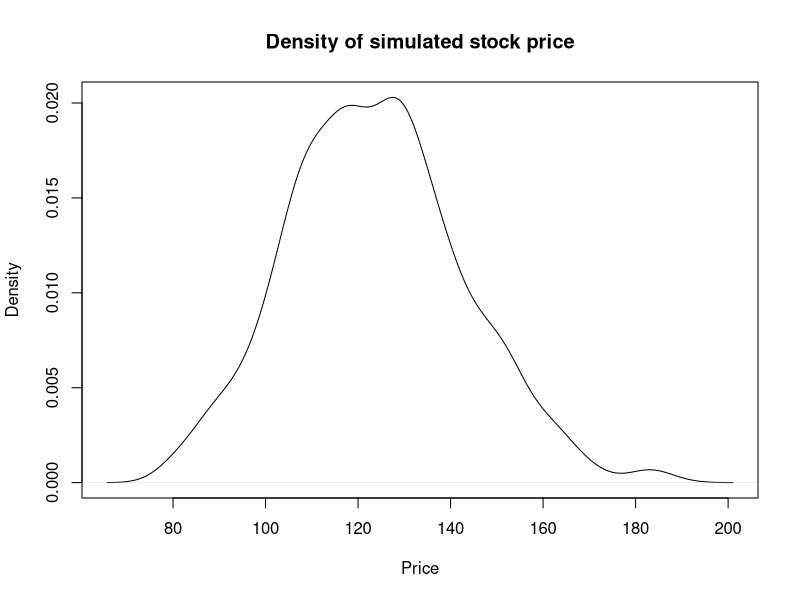

Reproduce this figure in R.
## ---- chunk 1
# Firstly, we will be pricing a European call option using Monte Carlo simulation.

# We assume:
mu <- 0.10
sigma <- 0.15
S0 <- 120
r <- 0.03
K <- 125
t <- 1

# We proceed with the stock price simulation. In our case risk-neutral valuation is consistent with no-arbitrage pricing, which assures that the option is fairly priced.

GBM <- function(n){
  Z_seq <- rnorm(n)
  dRt_seq <- (r - sigma^2/2)*t+sigma*sqrt(t)*Z_seq
  S1 <- S0*exp(dRt_seq)
  return(list(S1, Z_seq))
}

gbm <- GBM(10^3)
S1_seq <- gbm[[1]]
Z_seq <- gbm[[2]]

plot(density(S1_seq), main = "Density of simulated stock price", xlab = "Price", ylab = "Density")

# As a summary, estimate E[S1|S0] and V[S1|S0] using the above simulation. 
S1_exp <- mean(S1_seq)
S1_var <- var(S1_seq)
cbind(S1_exp, S1_var)

# simulations vs true-values (closed-form solutions)
s1_exp<-S0*exp(r)
s1_var<-(exp(sigma^2)-1)*S0^2*exp(2*r)

sim_vs_true<-data.frame(Mean=c(S1_exp, s1_exp), Var=c(S1_var, s1_var))
rownames(sim_vs_true)=c('Simulation', 'True Value')
sim_vs_true

# european call price based on simulations
c_seq <- pmax(0, S1_seq - K)
c <- mean(c_seq)*exp(-r*t)
c

# european call price based on Black-Scholes model
BS <- function(S, K, r, sigma, t){
  d2 <- (log(S/K)+((r-sigma^2/2)*t))/(sigma*sqrt(t))
  d1 <- d2 + sigma*sqrt(t)
  c <- S*pnorm(d1) - K * exp(-r*t)*pnorm(d2)
  return(c)
}

c_bsm <- BS(S0, K, r, sigma, t)
c_bsm

# The Black-Scholes model provides a closed-form solution for option pricing, while risk-neutral Monte Carlo simulations use numerical methods. Results from Black-Scholes and risk-neutral Monte Carlo simulations differ, but with a higher number of simulations the MC offer increased accuracy and stability. Therefore, with an increasing number of simulations, the prices tend to converge.
## ---- chunk 2
# In the following task, we will be computing the mean-squared error (MSE) of the estimated option price to assess both its bias and variance. In this regard, the Monte Carlo simulation provides a unique way to do this.
set.seed(123)
M <- 100
GBM_c <- function(n){
  Z_seq <- rnorm(10^3)
  dRt_seq <- (r - sigma^2/2)*t+sigma*sqrt(t)*Z_seq
  S1 <- S0*exp(dRt_seq)
  c_seq <- pmax(0, S1 - K)
  c <- mean(c_seq)*exp(-r*t)
  c
  return(c)
}

c_vec <- sapply(1:M, GBM_c)
c_mean <- mean(c_vec)
c_mean # average option price across the hundred experiments

squared_errors <- (c_vec - c_bsm)^2
MSE <- mean(squared_errors)
MSE

# decomposition MSE
bias <- mean(c_vec-c_bsm)^2
variance <- var(c_vec)
bias
variance
## ---- chunk 3
# Computational costs are often a significant consideration when applying Monte Carlo simulation. More accurate answers can always be obtained by performing more simulations at the cost of more computational expense. However, many techniques have been developed to minimize the deviation of estimates without increasing the number of simulations. We will examine one of the approaches called Antithetic Variates.

# The premise behind the above approach can be explained using the theoretical sum of two dependent random variables. For the variance of their sum to be less than the sum of their variances, the covariance between the two must be negative. 

# First, select the first half of the simulated prices (N/2 in total). Second, rather than simulating another half of N/2 prices, let us utilize the first half by multiplying it by −1.

Z <- c(Z_seq[1:500], -Z_seq[1:500])
dRt_seq <- (r - sigma^2/2)*t+sigma*sqrt(t)*Z
S1_seq <- S0*exp(dRt_seq)

#  estimate E[S1|S0] and V[S1|S0].
S1_exp <- mean(S1_seq)
S1_var <- var(S1_seq)
cbind(S1_exp, S1_var)

# Given the new 1000 prices, we estimate the price of the European Call option.
c_seq <- pmax(0, S1_seq - K)
c <- mean(c_seq)*exp(-r*t)
c

# We need to measure the MSE of the option price.
set.seed(123)
M <- 100
GBM_c <- function(n){
  Z_seq <- rnorm(10^3)
  Z_seq <- c(Z_seq[1:500], -Z_seq[1:500])
  dRt_seq <- (r - sigma^2/2)*t+sigma*sqrt(t)*Z_seq
  S1 <- S0*exp(dRt_seq)
  c_seq <- pmax(0, S1 - K)
  c <- mean(c_seq)*exp(-r*t)
  c
  return(c)
}

c_vec <- sapply(1:M, GBM_c)
c_mean <- mean(c_vec)
c_mean

squared_errors <- (c_vec - c_bsm)^2
MSE <- mean(squared_errors)
MSE

# This method reduce the MSE of the option price

# decomposition MSE
bias <- mean(c_vec-c_bsm)^2
variance <- var(c_vec)
bias
variance

# The reduction in MSE (achieved through antithetic variates) stems from a variance reduction effect. By generating paired paths negative correlated, antithetic variates exploit negative correlation to reduce variance of simulated paths. Therefore, this correlation leads to a reduction in the overall variance of the option price estimates across the hundred experiments. Consequently, since the MSE of estimates can be decomposed into the bias and the variance, the reduction of variance (and a less than proportional increase in bias) enhances the precision of the estimates, reducing overall MSE and making it an effective technique for improving the accuracy of Monte Carlo simulations in option pricing.
